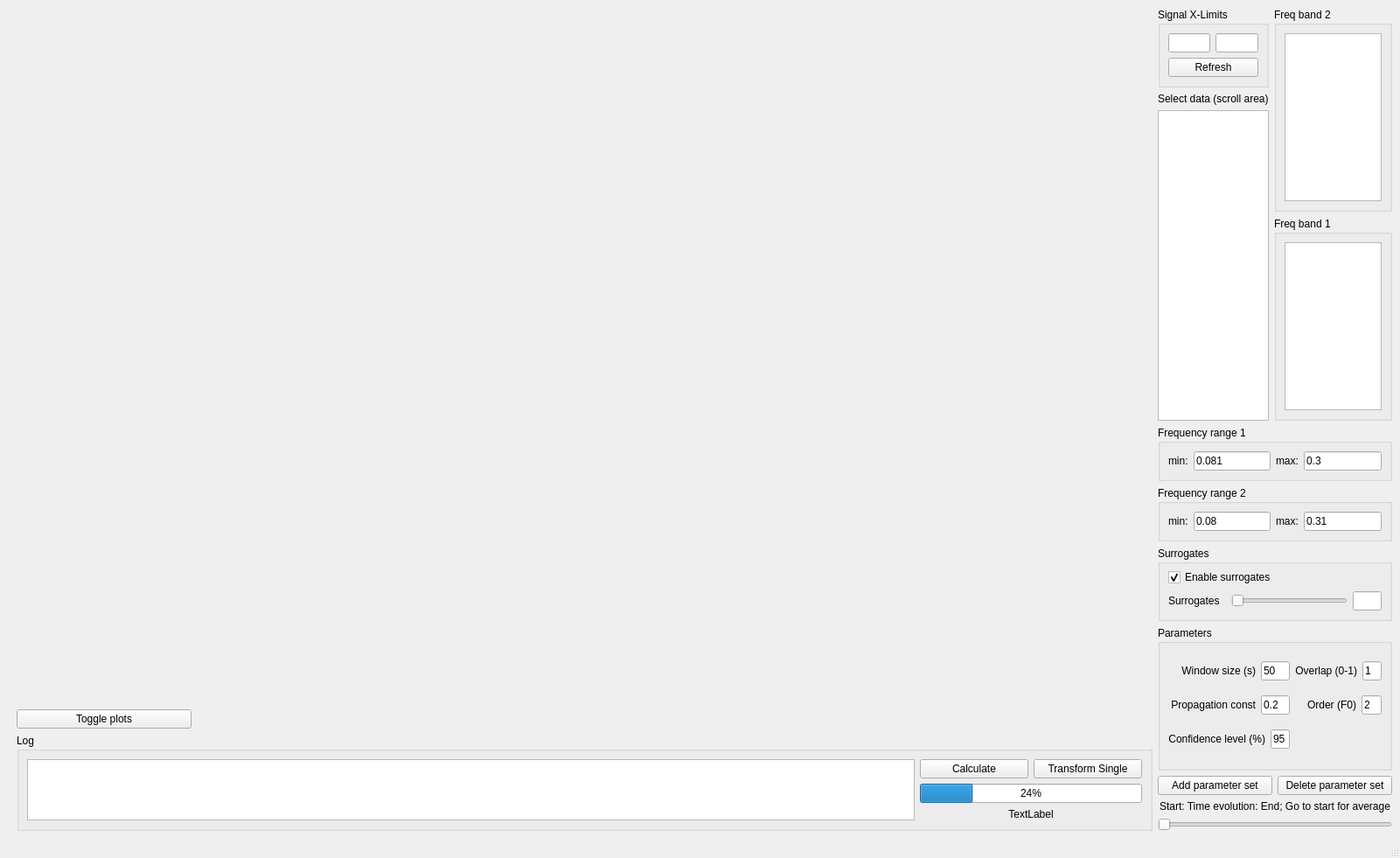
<?xml version="1.0" encoding="UTF-8"?>
<ui version="4.0">
 <class>phase_coherence_window</class>
 <widget class="QMainWindow" name="phase_coherence_window">
  <property name="geometry">
   <rect>
    <x>0</x>
    <y>0</y>
    <width>1601</width>
    <height>981</height>
   </rect>
  </property>
  <property name="windowTitle">
   <string>MainWindow</string>
  </property>
  <widget class="QWidget" name="centralwidget">
   <layout class="QHBoxLayout" name="horizontalLayout">
    <item>
     <layout class="QHBoxLayout" name="main_layout" stretch="10,1">
      <item>
       <layout class="QVBoxLayout" name="verticalLayout_7" stretch="9,1">
        <property name="leftMargin">
         <number>10</number>
        </property>
        <item>
         <layout class="QVBoxLayout" name="vbox_all_plots" stretch="2,7,7,0">
          <item>
           <layout class="QGridLayout" name="gridLayout_3">
            <property name="sizeConstraint">
             <enum>QLayout::SetMaximumSize</enum>
            </property>
            <item row="0" column="0">
             <widget class="SignalPlot" name="plot_top" native="true"/>
            </item>
           </layout>
          </item>
          <item>
           <layout class="QVBoxLayout" name="vbox_triple_plot">
            <item>
             <widget class="DBPlot" name="db_plot_top" native="true"/>
            </item>
            <item>
             <widget class="DBPlot" name="db_plot_middle" native="true"/>
            </item>
            <item>
             <widget class="DBPlot" name="db_plot_bottom" native="true"/>
            </item>
           </layout>
          </item>
          <item>
           <layout class="QHBoxLayout" name="hbox_dual_plot">
            <item>
             <widget class="DBPlot3d" name="db3d_plot_left" native="true"/>
            </item>
            <item>
             <widget class="DBPlot3d" name="db3d_plot_right" native="true"/>
            </item>
           </layout>
          </item>
          <item>
           <widget class="QPushButton" name="btn_toggle_plots">
            <property name="maximumSize">
             <size>
              <width>200</width>
              <height>16777215</height>
             </size>
            </property>
            <property name="text">
             <string>Toggle plots</string>
            </property>
           </widget>
          </item>
         </layout>
        </item>
        <item>
         <widget class="QGroupBox" name="groupBox_2">
          <property name="title">
           <string>Log</string>
          </property>
          <layout class="QHBoxLayout" name="horizontalLayout_10" stretch="4,1">
           <item>
            <widget class="QPlainTextEdit" name="text_log">
             <property name="readOnly">
              <bool>true</bool>
             </property>
            </widget>
           </item>
           <item>
            <layout class="QVBoxLayout" name="verticalLayout_11">
             <item>
              <layout class="QHBoxLayout" name="horizontalLayout_9">
               <item>
                <widget class="QPushButton" name="btn_calculate_all">
                 <property name="text">
                  <string>Calculate</string>
                 </property>
                </widget>
               </item>
               <item>
                <widget class="QPushButton" name="btn_calculate_single">
                 <property name="enabled">
                  <bool>true</bool>
                 </property>
                 <property name="text">
                  <string>Transform Single</string>
                 </property>
                </widget>
               </item>
              </layout>
             </item>
             <item>
              <widget class="QProgressBar" name="progress">
               <property name="value">
                <number>24</number>
               </property>
              </widget>
             </item>
             <item>
              <widget class="QLabel" name="lbl_progress">
               <property name="text">
                <string>TextLabel</string>
               </property>
               <property name="alignment">
                <set>Qt::AlignCenter</set>
               </property>
              </widget>
             </item>
            </layout>
           </item>
          </layout>
         </widget>
        </item>
       </layout>
      </item>
      <item>
       <layout class="QVBoxLayout" name="verticalLayout_6" stretch="0,4,0,0">
        <item>
         <layout class="QHBoxLayout" name="horizontalLayout_15" stretch="4,6">
          <item>
           <layout class="QVBoxLayout" name="verticalLayout_16">
            <item>
             <widget class="QGroupBox" name="groupBox">
              <property name="title">
               <string>Signal X-Limits</string>
              </property>
              <layout class="QGridLayout" name="gridLayout_7" rowstretch="0,0,0,0,0" columnstretch="0,0">
               <item row="3" column="1">
                <widget class="QLineEdit" name="line_xlim2"/>
               </item>
               <item row="4" column="0" colspan="2">
                <widget class="QPushButton" name="btn_refresh">
                 <property name="text">
                  <string>Refresh</string>
                 </property>
                </widget>
               </item>
               <item row="3" column="0">
                <widget class="QLineEdit" name="line_xlim1"/>
               </item>
              </layout>
             </widget>
            </item>
            <item>
             <layout class="QVBoxLayout" name="verticalLayout">
              <item>
               <widget class="QLabel" name="label_2">
                <property name="text">
                 <string>Select data (scroll area)</string>
                </property>
               </widget>
              </item>
              <item>
               <widget class="QListWidget" name="list_select_data"/>
              </item>
              <item>
               <layout class="QHBoxLayout" name="horizontalLayout_2"/>
              </item>
             </layout>
            </item>
           </layout>
          </item>
          <item>
           <layout class="QVBoxLayout" name="verticalLayout_13">
            <item>
             <widget class="QGroupBox" name="verticalGroupBox_3">
              <property name="title">
               <string>Freq band 2</string>
              </property>
              <layout class="QVBoxLayout" name="verticalLayout_5">
               <item>
                <widget class="QListWidget" name="listwidget_freq_band2"/>
               </item>
              </layout>
             </widget>
            </item>
            <item>
             <widget class="QGroupBox" name="verticalGroupBox_2">
              <property name="title">
               <string>Freq band 1</string>
              </property>
              <layout class="QVBoxLayout" name="verticalLayout_4">
               <item>
                <widget class="QListWidget" name="listwidget_freq_band1"/>
               </item>
              </layout>
             </widget>
            </item>
           </layout>
          </item>
         </layout>
        </item>
        <item>
         <layout class="QVBoxLayout" name="advanced_options_section" stretch="0,0,0,3,1">
          <item>
           <widget class="QGroupBox" name="horizontalGroupBox_2">
            <property name="title">
             <string>Frequency range 1</string>
            </property>
            <layout class="QHBoxLayout" name="horizontalLayout_11">
             <item>
              <widget class="QLabel" name="label_6">
               <property name="text">
                <string>min:</string>
               </property>
              </widget>
             </item>
             <item>
              <widget class="QLineEdit" name="lineedit_freq_range1_min">
               <property name="text">
                <string>0.081</string>
               </property>
              </widget>
             </item>
             <item>
              <widget class="QLabel" name="label_12">
               <property name="text">
                <string>max:</string>
               </property>
              </widget>
             </item>
             <item>
              <widget class="QLineEdit" name="lineedit_freq_range1_max">
               <property name="text">
                <string>0.3</string>
               </property>
              </widget>
             </item>
            </layout>
           </widget>
          </item>
          <item>
           <widget class="QGroupBox" name="horizontalGroupBox_5">
            <property name="title">
             <string>Frequency range 2</string>
            </property>
            <layout class="QHBoxLayout" name="horizontalLayout_16">
             <item>
              <widget class="QLabel" name="label_11">
               <property name="text">
                <string>min:</string>
               </property>
              </widget>
             </item>
             <item>
              <widget class="QLineEdit" name="lineedit_freq_range2_min">
               <property name="text">
                <string>0.08</string>
               </property>
              </widget>
             </item>
             <item>
              <widget class="QLabel" name="label_13">
               <property name="text">
                <string>max:</string>
               </property>
              </widget>
             </item>
             <item>
              <widget class="QLineEdit" name="lineedit_freq_range2_max">
               <property name="text">
                <string>0.31</string>
               </property>
              </widget>
             </item>
            </layout>
           </widget>
          </item>
          <item>
           <layout class="QVBoxLayout" name="verticalLayout_2">
            <item>
             <widget class="QGroupBox" name="groupBox">
              <property name="title">
               <string>Surrogates</string>
              </property>
              <layout class="QVBoxLayout" name="verticalLayout_3">
               <property name="topMargin">
                <number>5</number>
               </property>
               <item>
                <widget class="QCheckBox" name="checkbox_surr">
                 <property name="text">
                  <string>Enable surrogates</string>
                 </property>
                 <property name="checked">
                  <bool>true</bool>
                 </property>
                </widget>
               </item>
               <item>
                <layout class="QHBoxLayout" name="horizontalLayout_4" stretch="2,4,1">
                 <item>
                  <widget class="QLabel" name="label_8">
                   <property name="text">
                    <string>Surrogates</string>
                   </property>
                  </widget>
                 </item>
                 <item>
                  <widget class="QSlider" name="slider_surrogate">
                   <property name="orientation">
                    <enum>Qt::Horizontal</enum>
                   </property>
                  </widget>
                 </item>
                 <item>
                  <widget class="QLineEdit" name="line_surrogate">
                   <property name="text">
                    <string/>
                   </property>
                  </widget>
                 </item>
                </layout>
               </item>
               <item>
                <layout class="QHBoxLayout" name="horizontalLayout_6"/>
               </item>
              </layout>
             </widget>
            </item>
           </layout>
          </item>
          <item>
           <widget class="QGroupBox" name="groupBox_4">
            <property name="title">
             <string>Parameters</string>
            </property>
            <layout class="QGridLayout" name="gridLayout_4">
             <item row="0" column="0">
              <layout class="QHBoxLayout" name="horizontalLayout_14" stretch="3,1">
               <item>
                <widget class="QLabel" name="label_10">
                 <property name="text">
                  <string>Window size (s)</string>
                 </property>
                 <property name="alignment">
                  <set>Qt::AlignRight|Qt::AlignTrailing|Qt::AlignVCenter</set>
                 </property>
                </widget>
               </item>
               <item>
                <widget class="QLineEdit" name="lineedit_window_size">
                 <property name="text">
                  <string>50</string>
                 </property>
                </widget>
               </item>
              </layout>
             </item>
             <item row="1" column="1">
              <layout class="QHBoxLayout" name="horizontalLayout_5" stretch="3,1">
               <item>
                <widget class="QLabel" name="label_4">
                 <property name="layoutDirection">
                  <enum>Qt::LeftToRight</enum>
                 </property>
                 <property name="text">
                  <string>Order (F0)</string>
                 </property>
                 <property name="alignment">
                  <set>Qt::AlignRight|Qt::AlignTrailing|Qt::AlignVCenter</set>
                 </property>
                </widget>
               </item>
               <item>
                <widget class="QLineEdit" name="lineedit_order">
                 <property name="text">
                  <string>2</string>
                 </property>
                </widget>
               </item>
              </layout>
             </item>
             <item row="0" column="1">
              <layout class="QHBoxLayout" name="horizontalLayout_3" stretch="3,1">
               <item>
                <widget class="QLabel" name="label_3">
                 <property name="layoutDirection">
                  <enum>Qt::LeftToRight</enum>
                 </property>
                 <property name="text">
                  <string>Overlap (0-1)</string>
                 </property>
                 <property name="alignment">
                  <set>Qt::AlignRight|Qt::AlignTrailing|Qt::AlignVCenter</set>
                 </property>
                </widget>
               </item>
               <item>
                <widget class="QLineEdit" name="lineedit_overlap">
                 <property name="text">
                  <string>1</string>
                 </property>
                </widget>
               </item>
              </layout>
             </item>
             <item row="1" column="0">
              <layout class="QHBoxLayout" name="horizontalLayout_7" stretch="3,1">
               <item>
                <widget class="QLabel" name="label">
                 <property name="text">
                  <string>Propagation const</string>
                 </property>
                 <property name="alignment">
                  <set>Qt::AlignRight|Qt::AlignTrailing|Qt::AlignVCenter</set>
                 </property>
                </widget>
               </item>
               <item>
                <widget class="QLineEdit" name="lineedit_propagation_const">
                 <property name="text">
                  <string>0.2</string>
                 </property>
                </widget>
               </item>
              </layout>
             </item>
             <item row="2" column="0">
              <layout class="QHBoxLayout" name="horizontalLayout_13" stretch="3,1">
               <item>
                <widget class="QLabel" name="label_5">
                 <property name="layoutDirection">
                  <enum>Qt::LeftToRight</enum>
                 </property>
                 <property name="text">
                  <string>Confidence level (%)</string>
                 </property>
                 <property name="alignment">
                  <set>Qt::AlignRight|Qt::AlignTrailing|Qt::AlignVCenter</set>
                 </property>
                </widget>
               </item>
               <item>
                <widget class="QLineEdit" name="lineedit_confidence_level">
                 <property name="text">
                  <string>95</string>
                 </property>
                </widget>
               </item>
              </layout>
             </item>
            </layout>
           </widget>
          </item>
          <item>
           <layout class="QHBoxLayout" name="horizontalLayout_12">
            <item>
             <widget class="QPushButton" name="btn_add_paramset">
              <property name="text">
               <string>Add parameter set</string>
              </property>
             </widget>
            </item>
            <item>
             <widget class="QPushButton" name="btn_delete_paramset">
              <property name="text">
               <string>Delete parameter set</string>
              </property>
             </widget>
            </item>
           </layout>
          </item>
         </layout>
        </item>
        <item>
         <widget class="QLabel" name="label_9">
          <property name="text">
           <string>Start: Time evolution: End; Go to start for average</string>
          </property>
          <property name="alignment">
           <set>Qt::AlignCenter</set>
          </property>
         </widget>
        </item>
        <item>
         <layout class="QVBoxLayout" name="verticalLayout_9">
          <item>
           <widget class="QSlider" name="horizontalSlider">
            <property name="orientation">
             <enum>Qt::Horizontal</enum>
            </property>
           </widget>
          </item>
         </layout>
        </item>
       </layout>
      </item>
     </layout>
    </item>
   </layout>
  </widget>
  <widget class="QStatusBar" name="statusbar"/>
  <widget class="QMenuBar" name="menubar">
   <property name="geometry">
    <rect>
     <x>0</x>
     <y>0</y>
     <width>1601</width>
     <height>29</height>
    </rect>
   </property>
  </widget>
 </widget>
 <customwidgets>
  <customwidget>
   <class>SignalPlot</class>
   <extends>QWidget</extends>
   <header>gui.plotting.plots.SignalPlot</header>
   <container>1</container>
  </customwidget>
  <customwidget>
   <class>DBPlot</class>
   <extends>QWidget</extends>
   <header>gui.windows.bayesian.DBPlot</header>
   <container>1</container>
  </customwidget>
  <customwidget>
   <class>DBPlot3d</class>
   <extends>QWidget</extends>
   <header>gui.windows.bayesian.DBPlot3d</header>
   <container>1</container>
  </customwidget>
 </customwidgets>
 <resources/>
 <connections/>
</ui>
